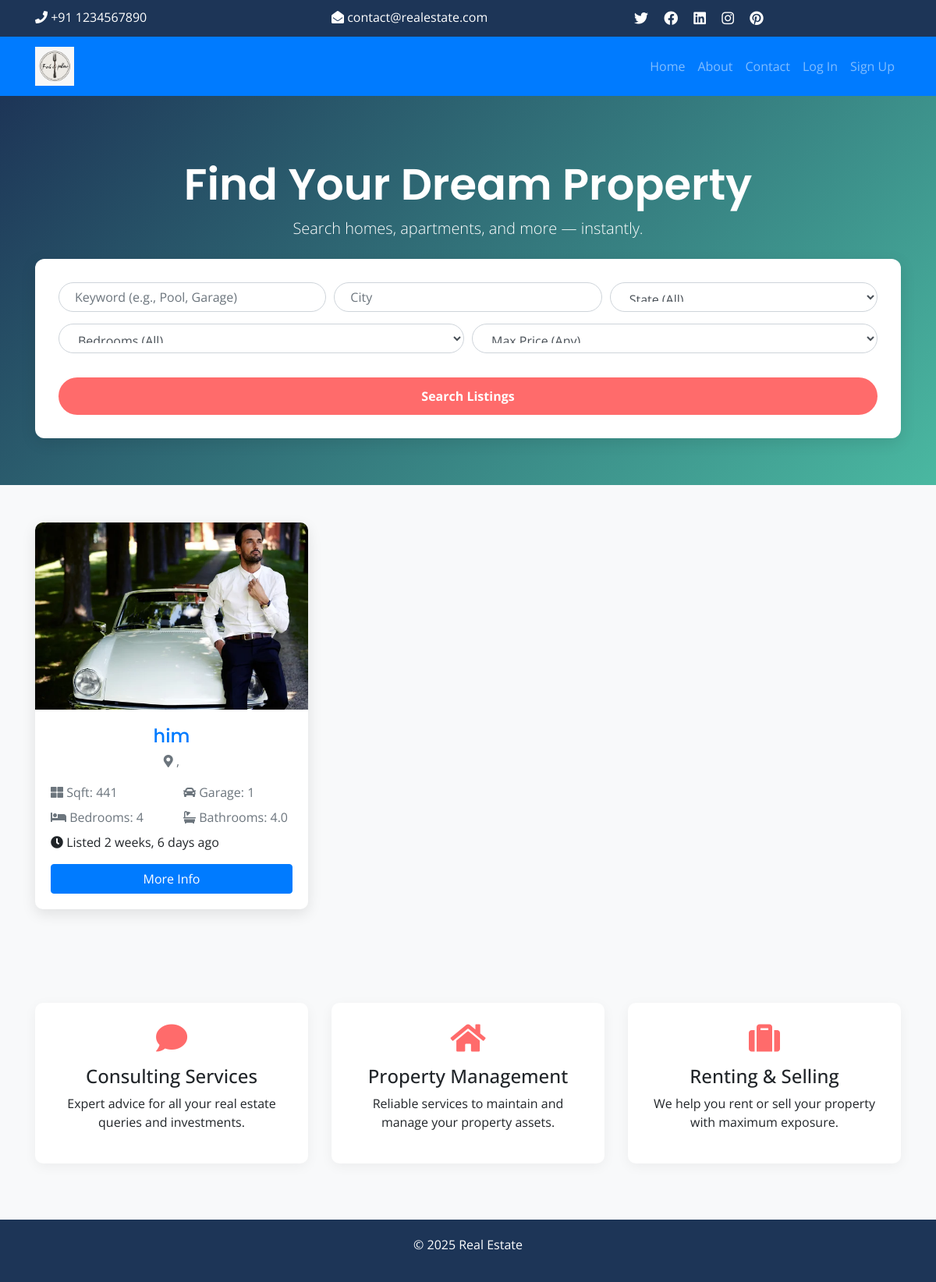
The page /main_page/realindex on the database as committed earlier.
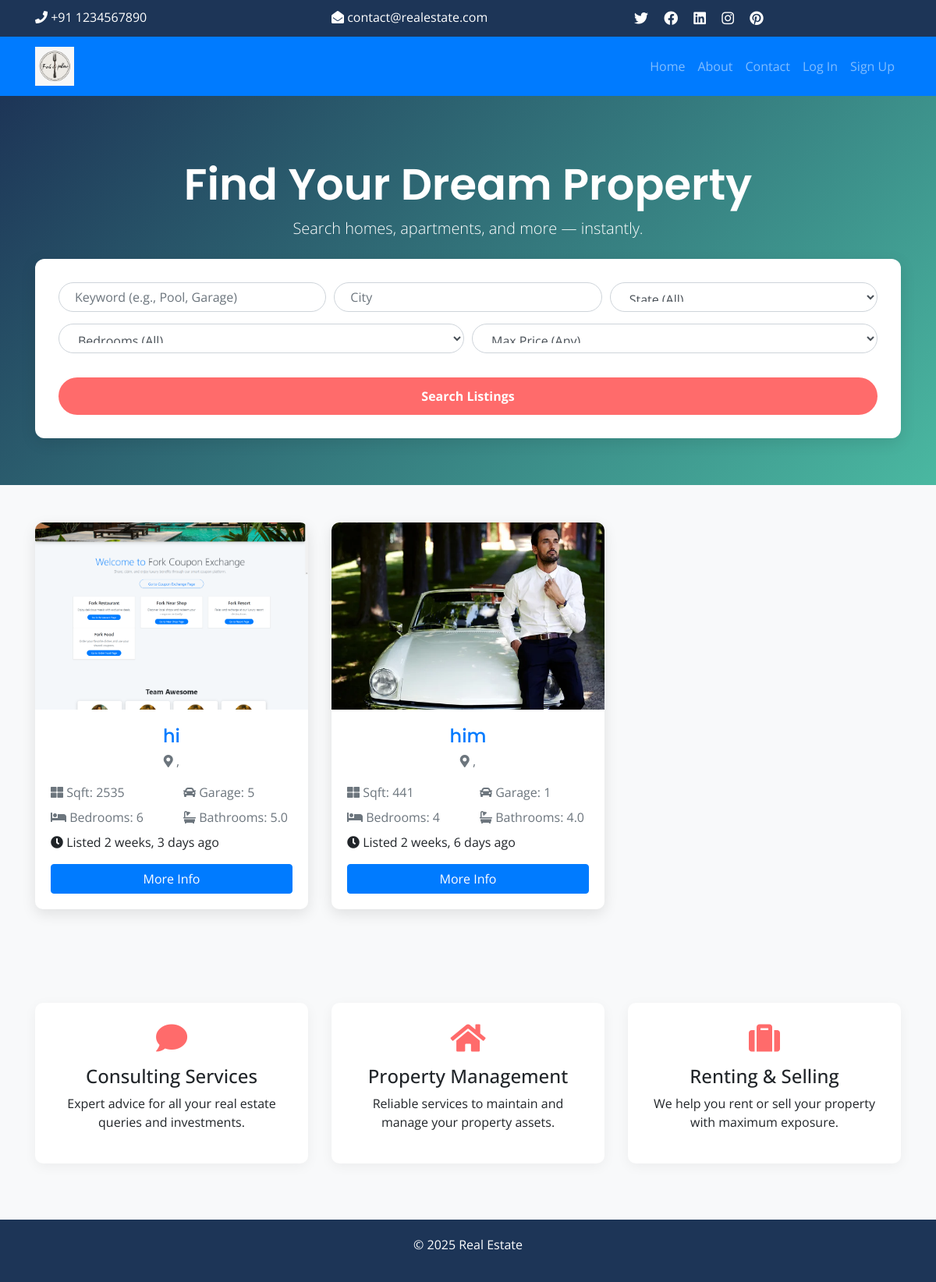
The same page on the database as committed later.
### main_page/models.py (models this page shows, shortened)
class Listing(models.Model):
  realtor = models.ForeignKey(Realtor, on_delete=models.CASCADE)
  title = models.CharField(max_length=200)
  address = models.CharField(max_length=200)
  city = models.CharField(max_length=100)
  state = models.CharField(max_length=100)
  zipcode = models.CharField(max_length=20)
  description = models.TextField(blank=True)
  price = models.IntegerField()
  bedrooms = models.IntegerField()
  bathrooms = models.DecimalField(max_digits=2, decimal_places=1)
  garage = models.IntegerField(default=0)
  sqft = models.IntegerField()
  lot_size = models.DecimalField(max_digits=5, decimal_places=1)
  photo_main = models.ImageField(upload_to='photos/%Y/%m/%d/')
  photo_1 = models.ImageField(upload_to='photos/%Y/%m/%d/', blank=True)
  photo_2 = models.ImageField(upload_to='photos/%Y/%m/%d/', blank=True)
  photo_3 = models.ImageField(upload_to='photos/%Y/%m/%d/', blank=True)
  photo_4 = models.ImageField(upload_to='photos/%Y/%m/%d/', blank=True)
  photo_5 = models.ImageField(upload_to='photos/%Y/%m/%d/', blank=True)
  photo_6 = models.ImageField(upload_to='photos/%Y/%m/%d/', blank=True)
  is_published = models.BooleanField(default=True)
  list_date = models.DateTimeField(default=datetime.now, blank=True)

### main_page/views.py (the view)
# urls.py: path('realindex',views.realindex,name ='realindex'),
def realindex(request):
    listings = Listing.objects.order_by("-list_date").filter(is_published=True)[:3]
    context = {
        "listings": listings,
        "state_choices": state_choices,
        "bedroom_choices": bedroom_choices,
        "price_choices": price_choices,
    }
    return render(request, "main_page/index.html", context)

### templates/main_page/index.html (shortened to what the changed rows need)
{% load static %}
<!DOCTYPE html>
<html lang="en">
  <head>
    <link href="https://stackpath.bootstrapcdn.com/bootstrap/4.5.2/css/bootstrap.min.css" rel="stylesheet" />
    <link href="https://cdnjs.cloudflare.com/ajax/libs/font-awesome/5.15.4/css/all.min.css" rel="stylesheet" />
  </head>
  <body>
    <section id="showcase">
      <div class="container">
        <h1 class="display-4">Find Your Dream Property</h1>
      </div>
    </section>
    <section class="py-5">
      <div class="container">
        <div class="row">
          {% for listing in listings %}
            <div class="col-md-6 col-lg-4 mb-4">
              <div class="card">
                <img src="http://127.0.0.1:8000/main_page{{ listing.photo_main.url }}" class="card-img-top" alt="{{ listing.title }}" />
                <div class="card-body">
                  <div class="listing-heading text-center">
                    <h4 class="text-primary">{{ listing.title }}</h4>
                    <p class="text-muted">
                      <i class="fas fa-map-marker-alt"></i> {{ listing.city }}, {{ listing.state }} {{ listing.zipcode }}
                    </p>
                  </div>
                  <div class="row text-secondary mb-2">
                    <div class="col-6">
                      <i class="fas fa-th-large"></i> Sqft: {{ listing.sqft }}
                    </div>
                    <div class="col-6">
                      <i class="fas fa-car"></i> Garage: {{ listing.garage }}
                    </div>
                  </div>
                  <div class="row text-secondary mb-2">
                    <div class="col-6">
                      <i class="fas fa-bed"></i> Bedrooms: {{ listing.bedrooms }}
                    </div>
                    <div class="col-6">
                      <i class="fas fa-bath"></i> Bathrooms: {{ listing.bathrooms }}
                    </div>
                  </div>
                  <p>
                    <i class="fas fa-clock"></i> Listed {{ listing.list_date|timesince }} ago
                  </p>
                  <a href="{% url 'listing_detail' listing.id %}" class="btn btn-primary btn-block">More Info</a>
                </div>
              </div>
            </div>
          {% empty %}
            <div class="col-12 text-center">
              <p>No listings found.</p>
            </div>
          {% endfor %}
        </div>
      </div>
    </section>
  </body>
</html>

Rows that differ between the two databases and show on the page:
added Listing: photo_main (picture), title "hi", sqft "2535", garage "5", bedrooms "6", bathrooms "5.0", list_date "2 weeks, 3 days"
